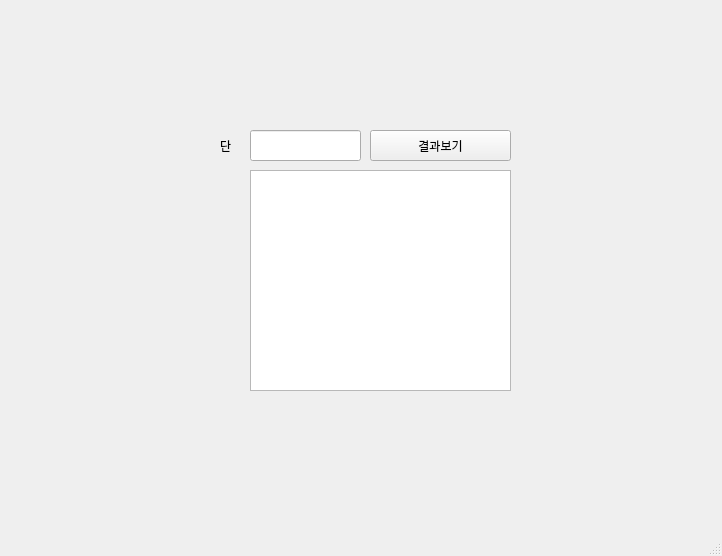
<?xml version="1.0" encoding="UTF-8"?>
<ui version="4.0">
 <class>MainWindow</class>
 <widget class="QMainWindow" name="MainWindow">
  <property name="geometry">
   <rect>
    <x>0</x>
    <y>0</y>
    <width>722</width>
    <height>556</height>
   </rect>
  </property>
  <property name="windowTitle">
   <string>MainWindow</string>
  </property>
  <widget class="QWidget" name="centralwidget">
   <widget class="QLabel" name="label1">
    <property name="geometry">
     <rect>
      <x>220</x>
      <y>130</y>
      <width>41</width>
      <height>31</height>
     </rect>
    </property>
    <property name="text">
     <string>단</string>
    </property>
   </widget>
   <widget class="QLineEdit" name="le1">
    <property name="geometry">
     <rect>
      <x>250</x>
      <y>130</y>
      <width>111</width>
      <height>31</height>
     </rect>
    </property>
   </widget>
   <widget class="QPushButton" name="pb">
    <property name="geometry">
     <rect>
      <x>370</x>
      <y>130</y>
      <width>141</width>
      <height>31</height>
     </rect>
    </property>
    <property name="text">
     <string>결과보기</string>
    </property>
   </widget>
   <widget class="QTextEdit" name="te1">
    <property name="geometry">
     <rect>
      <x>250</x>
      <y>170</y>
      <width>261</width>
      <height>221</height>
     </rect>
    </property>
   </widget>
  </widget>
  <widget class="QMenuBar" name="menubar">
   <property name="geometry">
    <rect>
     <x>0</x>
     <y>0</y>
     <width>722</width>
     <height>21</height>
    </rect>
   </property>
  </widget>
  <widget class="QStatusBar" name="statusbar"/>
 </widget>
 <resources/>
 <connections/>
</ui>
